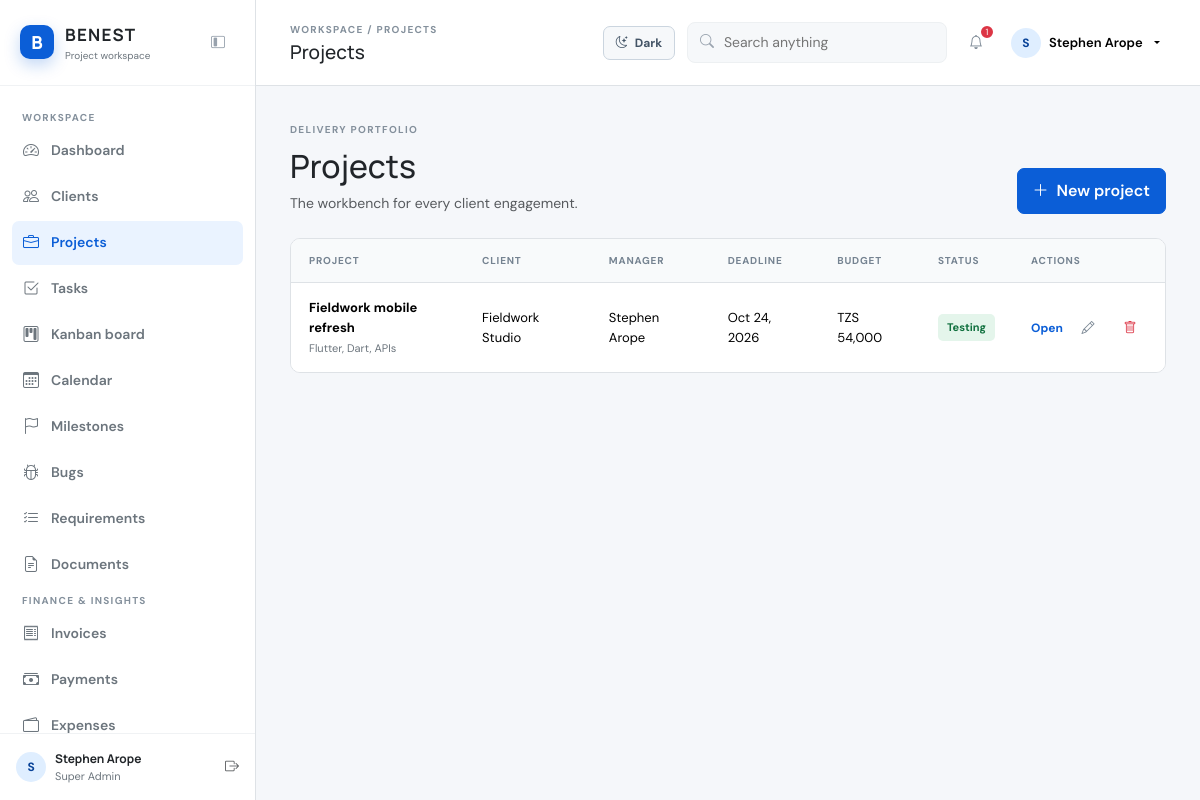
Page /projects/index.php (signed in) on the committed database.
### tables this page shows
CREATE TABLE `projects` (
  `id` int(10) UNSIGNED NOT NULL,
  `client_id` int(10) UNSIGNED NOT NULL,
  `manager_id` int(10) UNSIGNED DEFAULT NULL,
  `name` varchar(180) NOT NULL,
  `description` text DEFAULT NULL,
  `start_date` date DEFAULT NULL,
  `due_date` date DEFAULT NULL,
  `actual_completion_date` date DEFAULT NULL,
  `budget` decimal(12,2) DEFAULT 0.00,
  `status` enum('Planning','Not Started','In Progress','On Hold','Under Review','Testing','Completed','Cancelled') DEFAULT 'Planning',
  `priority` enum('Low','Medium','High','Critical') DEFAULT 'Medium',
  `technologies` varchar(255) DEFAULT NULL,
  `repository_url` varchar(255) DEFAULT NULL,
  `development_url` varchar(255) DEFAULT NULL,
  `staging_url` varchar(255) DEFAULT NULL,
  `production_url` varchar(255) DEFAULT NULL,
  `created_at` timestamp NOT NULL DEFAULT current_timestamp()
);

CREATE TABLE `clients` (
  `id` int(10) UNSIGNED NOT NULL,
  `name` varchar(150) NOT NULL,
  `company` varchar(180) NOT NULL,
  `email` varchar(190) NOT NULL,
  `phone` varchar(40) DEFAULT NULL,
  `website` varchar(255) DEFAULT NULL,
  `address` text DEFAULT NULL,
  `notes` text DEFAULT NULL,
  `status` enum('active','inactive') DEFAULT 'active',
  `created_at` timestamp NOT NULL DEFAULT current_timestamp()
);

CREATE TABLE `users` (
  `id` int(10) UNSIGNED NOT NULL,
  `role_id` int(10) UNSIGNED NOT NULL,
  `name` varchar(120) NOT NULL,
  `email` varchar(190) NOT NULL,
  `password_hash` varchar(255) NOT NULL,
  `status` enum('active','inactive') NOT NULL DEFAULT 'active',
  `created_at` timestamp NOT NULL DEFAULT current_timestamp()
);

### config/config.php (called while the page is built, shortened)
<?php
function e(?string $value): string { return htmlspecialchars($value ?? '', ENT_QUOTES, 'UTF-8'); }
function money(float|int|string $amount, bool $compact = false): string { $value = (float) $amount; return CURRENCY_CODE . ' ' . ($compact ? number_format($value / 1000, 1) . 'k' : number_format($value, 0)); }
function url(string $path = ''): string { return BASE_URL . '/' . ltrim($path, '/'); }

### projects/index.php (the view, shortened to what this page needs)
<?php
require_once __DIR__ . '/../includes/header.php';
$projects = $pdo->query("SELECT p.*, c.company, u.name manager FROM projects p JOIN clients c ON c.id = p.client_id LEFT JOIN users u ON u.id = p.manager_id ORDER BY p.due_date")->fetchAll();
?>
<div class="d-flex justify-content-between align-items-end mb-4"><div><span class="section-kicker">Delivery portfolio</span><h2 class="mt-2">Projects</h2><p class="text-muted mb-0">The workbench for every client engagement.</p></div><a href="<?= url('projects/create.php') ?>" class="btn btn-primary"><i class="bi bi-plus-lg me-2"></i>New project</a></div>
<div class="table-shell"><div class="table-responsive"><table class="table"><thead><tr><th>Project</th><th>Client</th><th>Manager</th><th>Deadline</th><th>Budget</th><th>Status</th><th>Actions</th></tr></thead><tbody><?php foreach ($projects as $project): ?><tr><td><span class="table-title"><?= e($project['name']) ?></span><span class="table-subtitle"><?= e($project['technologies']) ?></span></td><td><?= e($project['company']) ?></td><td><?= e($project['manager'] ?? 'Unassigned') ?></td><td><?= e(date('M d, Y', strtotime($project['due_date']))) ?></td><td><?= e(money($project['budget'])) ?></td><td><span class="status-badge status-<?= strtolower(str_replace(' ', '-', $project['status'])) ?>"><?= e($project['status']) ?></span></td><td><div class="d-flex align-items-center gap-2"><a class="text-link" href="<?= url('projects/view.php?id=' . $project['id']) ?>">Open</a><a class="icon-button" href="<?= url('projects/edit.php?id=' . $project['id']) ?>" title="Edit project"><i class="bi bi-pencil"></i></a><form method="post" action="<?= url('projects/delete.php?id=' . $project['id']) ?>" data-confirm="Delete this project and all linked tasks and milestones? This cannot be undone."><input type="hidden" name="csrf" value="<?= e(csrf_token()) ?>"><button class="icon-button text-danger" type="submit" title="Delete project"><i class="bi bi-trash"></i></button></form></div></td></tr><?php endforeach; ?></tbody></table></div></div>
<?php require_once __DIR__ . '/../includes/footer.php'; ?>

### assets/css/app.css (style rules this page uses)
:root { --blue:#0B5ED7;--dark-blue:#084298;--light-blue:#EAF3FF;--ink:#212529;--muted:#6C757D;--surface:#fff;--canvas:#f5f7fa;--border:#DEE2E6;--green:#198754;--amber:#d97706;--red:#dc3545;--shadow:0 12px 34px rgba(27,48,72,.08) }
* { box-sizing:border-box }
body { margin:0;background:var(--canvas);color:var(--ink);font-family:'DM Sans',sans-serif;font-size:14px }
h1,h2,h3,h4,strong,.brand strong { font-family:'Manrope',sans-serif }
a { color:inherit;text-decoration:none }
.nav-label,.section-kicker,.eyebrow { font-size:10px;letter-spacing:.13em;text-transform:uppercase;color:#84909c;font-weight:700 }
.icon-button { border:0;background:transparent;color:#778491;width:34px;height:34px;display:grid;place-items:center;border-radius:7px }
.btn { border-radius:7px;font-weight:600;padding:10px 15px }
.btn-primary { background:var(--blue);border-color:var(--blue) }
.status-badge { display:inline-block;padding:5px 9px;border-radius:5px;font-size:11px;font-weight:700 }
.status-healthy,.status-completed,.status-testing,.status-done { background:#e4f5eb;color:#11713f }
.text-link { color:var(--blue);font-size:12px;font-weight:700 }
.table-shell { background:#fff;border:1px solid var(--border);border-radius:10px;overflow:hidden }
.table { margin:0 }
.table th { background:#f8fafb;color:#758391;font-size:10px;text-transform:uppercase;letter-spacing:.08em;padding:14px 18px;border-bottom:1px solid var(--border) }
.table td { padding:15px 18px;vertical-align:middle;border-color:#eef1f3;font-size:13px }
.table tr:last-child td { border-bottom:0 }
.table-title { font-weight:700 }
.table-subtitle { display:block;color:var(--muted);font-size:11px;margin-top:3px }

### rows in the picture
projects: name "Fieldwork mobile refresh", technologies "Flutter, Dart, APIs", client.company "Fieldwork Studio", manager.name "Stephen Arope", due_date "Oct 24, 2026", budget "TZS 54,000", status "Testing"

### other values in the picture
$item[1] "Dashboard"
$item[1] "Clients"
$item[1] "Projects"
$item[1] "Tasks"
$item[1] "Kanban board"
$item[1] "Calendar"
$item[1] "Milestones"
$item[1] "Bugs"
$item[1] "Requirements"
$item[1] "Documents"
$item[1] "Invoices"
$item[1] "Payments"
$item[1] "Expenses"
substr(current_user()['name'], 0, 1) "S"
current_user()['name'] "Stephen Arope"
